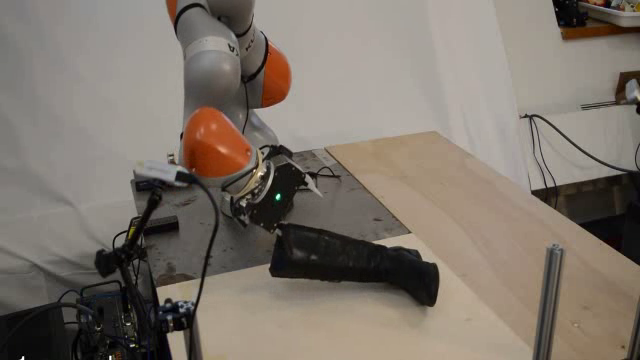
#> input picture frame 7 of data/visuo_test.mp4, 640 x 360 px
$ python main.py
#> lines starting #> are read from the running program, lines starting #| are printed output that depends on the picture; after the words box and inside, x2 and y2 are one past the last pixel; in counts of white or black regions, pixels touching at a corner belong together
### utils.py
import cv2
import numpy as np
import math


def argmax2d(tensor):
    Y, X = list(tensor.shape)
    # flatten the Tensor along the height and width axes
    flat_tensor = tensor.reshape(-1)
    # argmax of the flat tensor
    argmax = np.argmax(flat_tensor)

    # convert the indices into 2d coordinates
    argmax_y = argmax // X  # row
    argmax_x = argmax % X  # col

    return argmax_y, argmax_x


def normalize(im):
    im = im - np.min(im)
    im = im / np.max(im)
    return im


def normalize_feat(feat):
    norm = np.linalg.norm(feat)
    feat = feat/(norm + 1e-4)
    return feat


def meshgrid2d(Y, X):
    grid_y = np.linspace(0.0, Y - 1, Y)
    grid_y = np.reshape(grid_y, [Y, 1])
    grid_y = np.tile(grid_y, [1, X])

    grid_x = np.linspace(0.0, X - 1, X)
    grid_x = np.reshape(grid_x, [1, X])
    grid_x = np.tile(grid_x, [Y, 1])

    # outputs are Y x X
    return grid_y, grid_x


def to_polar(pt1, pt2):
    # return r & phi between two points
    arr = (pt2[0] - pt1[0], pt2[1] - pt1[1])
    distance = np.sqrt(arr[0] ** 2 + arr[1] ** 2)
    try:
        angle = math.atan(arr[1] / arr[0])
    except ZeroDivisionError:
        angle = np.pi/2
    return distance, angle


def write_result(frame_lst, output_path, colored):

    frame_shape = frame_lst[0].shape
    video_size = (frame_shape[1], frame_shape[0])
    fourcc = cv2.VideoWriter_fourcc(*'mp4v')
    video = cv2.VideoWriter(output_path, fourcc, 30, video_size, colored)

    for frame in frame_lst:
        video.write(frame)

    video.release()


def generate_heatmap(frame, gauss_map):
    # generate vote space

    max_y, max_x = argmax2d(gauss_map)

    target_mask = np.zeros_like(frame)
    target_mask[int(max_y), int(max_x)] = 255
    target_mask = cv2.dilate(target_mask, None)

    H, W, C = np.array(frame).shape
    heatmap = (normalize(gauss_map) * 255).astype(np.uint8).reshape(H, W, 1)
    heatmap = np.repeat(heatmap, 3, 2)

    heat_vis = ((heatmap.astype(np.float32) + frame.astype(np.float32)) / 2.0).astype(np.uint8)

    heat_vis[target_mask > 0] = 255

    return heat_vis

### main.py

from utils import *
import argparse

# super params
theta_match = 0.9  # for dim=128 features
target_match = 0.95
sigma_0 = 10
motion_thresh = 2
smoothing_alpha = 0.7


# init argparse
parser = argparse.ArgumentParser()
parser.add_argument('--video_path', type=str, help='The video need to be tracked',
                    default="data/visuo_test.mp4")
parser.add_argument('--object_location', type=tuple, help='object location in (x, y) form',
                    default=(288, 208))
parser.add_argument('--output_path', type=str, help='result video output path',
                    default='test.mp4')
args = parser.parse_args()


# init detector & feature computer
feature_params = dict(maxCorners=200, qualityLevel=0.01, minDistance=3.0,
                      blockSize=3, useHarrisDetector=True, k=0.04)  # param for corner detector
ptrGFTT = cv2.GFTTDetector_create(**feature_params)
sift = cv2.xfeatures2d.SIFT_create()


# read first frame
cap = cv2.VideoCapture(args.video_path)
ret, first_frame = cap.read()
#> first_frame is the input picture: shape (360, 640, 3); mean B, G, R 107.8, 117.3, 126.5
prev_gray = cv2.cvtColor(first_frame, cv2.COLOR_BGR2GRAY)
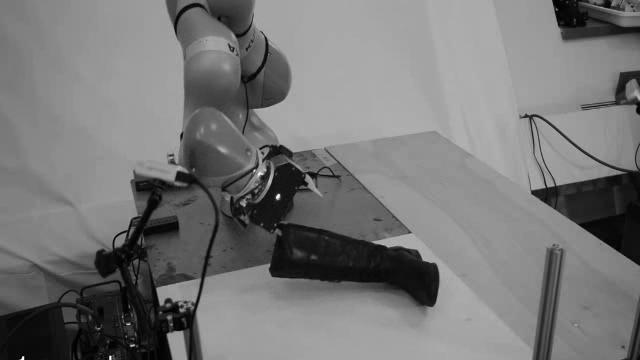
#> prev_gray: shape (360, 640); min 0, max 255, mean 119

H, W, C = first_frame.shape
#> H = 360; W = 640; C = 3
grid_y, grid_x = meshgrid2d(H, W)
grid_xy = np.stack([grid_x, grid_y], axis=2)  # H x W x 2

dst = cv2.cornerHarris(prev_gray, 2, 3, 0.02)
kp_mask = np.zeros_like(prev_gray)
kp_mask[dst > 0.001 * dst.max()] = 1
kp_mask = cv2.dilate(kp_mask, None)

kp, des = sift.detectAndCompute(prev_gray, mask=kp_mask.astype(np.uint8))
#> kp = 122 keypoints; strongest (x, y, size): (278, 197, 3.3), (132, 345, 2.4), (260, 173, 3.5), (244, 205, 2.1)


# init object to track using RGB frames
obj_center = args.object_location
result_lst = []


# init database
db_size = len(kp)
#> db_size = 122

des_db = [normalize_feat(des[i]) for i in range(db_size)]
#> in normalize_feat, `norm = np.linalg.norm(feat)`: norm = 512.2
#> in normalize_feat, `feat = feat/(norm + 1e-4)`: feat = 128 values, max 0.271 at index 54, min 0 at index 2, mean 0.0499
#> des_db = 122 items
r_db = [to_polar(kp[i].pt, obj_center)[0] for i in range(db_size)]
#> r_db = 122 values, max 398.8 at index 119, min 14.93 at index 90, mean 149.8
cov_db = [sigma_0 * np.eye(2) for i in range(db_size)]
phi_db = [to_polar(kp[i].pt, obj_center)[1] for i in range(db_size)]
#> phi_db = 122 values, max 1.46 at index 89, min -1.45 at index 91, mean -0.126
pt_db = [kp[i].pt for i in range(db_size)]
#> pt_db = 122 pairs, first value 74.64 to 635.8, second value 3.92 to 345.4


# select the target
target = np.array(obj_center).reshape(1, 2)  # [[189, 206]]
all_pt = np.stack([np.array(pt) for pt in pt_db])  # (186, 2)
#> all_pt has the same summary as pt_db

dists = np.linalg.norm(all_pt - target, axis=1)
#> dists has the same summary as r_db
target_ind = np.argmin(dists)
#> target_ind = 90
target_pt = pt_db[target_ind]
#> target_pt = (282.4, 221.8)
target_prev_pt = target_pt
#> target_prev_pt = (282.4, 221.8)
target_feat = des_db[target_ind]
#> target_feat = 128 values, max 0.281 at index 40, min 0 at index 16, mean 0.0474

print("target_index", target_ind)
#| target_index 90


# while run
while cap.isOpened():

    ret, frame = cap.read()
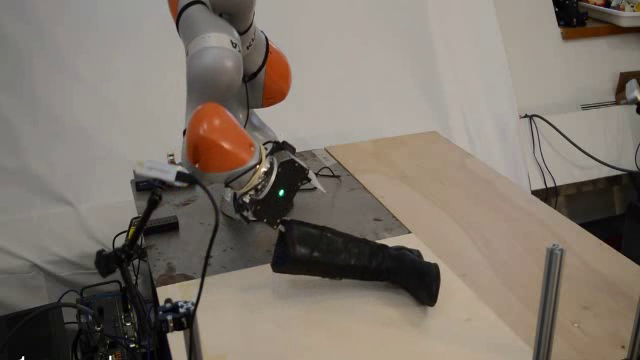
#> input picture frame 8 of data/visuo_test.mp4, 640 x 360 px
#> frame is the input picture: shape (360, 640, 3); mean B, G, R 108.1, 117.5, 126.7
    if not ret:
        break

    frame_gray = cv2.cvtColor(frame, cv2.COLOR_BGR2GRAY)
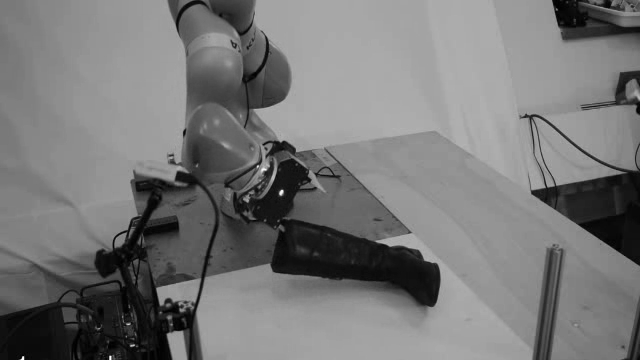
#> frame_gray: shape (360, 640); min 0, max 255, mean 119.2

    dst = cv2.cornerHarris(frame_gray, 2, 3, 0.02)
    kp_mask = np.zeros_like(frame_gray)
    kp_mask[dst > 0.001 * dst.max()] = 1
    kp_mask = cv2.dilate(kp_mask, None)

    kp, des = sift.detectAndCompute(frame_gray, mask=kp_mask.astype(np.uint8))
#> kp = 125 keypoints; strongest (x, y, size): (281, 192, 3.4), (132, 345, 2.4), (264, 169, 3.4), (247, 199, 4)

    des = np.array([normalize_feat(feat) for feat in des])  # （175，128）
    kp_num = len(kp)  # m
#> kp_num = 125

    # find target point first
    corr_target = np.matmul(des, target_feat.T).reshape(-1, 1)  # (kp_num, 1)
#> corr_target = 125 values, max 0.981 at index 89, min 0.177 at index 15, mean 0.431
    max_corr = np.max(corr_target)
#> max_corr = 0.981

    if max_corr > target_match:
        # find the target
        target_ind = np.argmax(corr_target)
#> target_ind = 89
        target_prev_pt = target_pt  # for motion evaluation
        target_pt = kp[target_ind].pt
#> target_pt = (285.3, 217.8)
        target_feat = des[target_ind]
#> target_feat = 128 values, max 0.285 at index 40, min 0 at index 17, mean 0.0452

    else:
        target_ind = -1

    # find each key point's match in database
    corr = np.matmul(des_db, des.T)  # (198, m) m is the size of kps in next frame
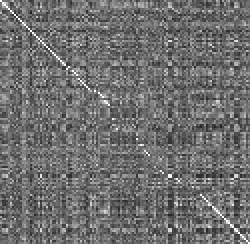
#> corr: shape (122, 125) float32 (shown 2 times larger); min 0.0935, max 1, mean 0.437
    corr_reduce = corr.max(axis=0)  # (m ,0)
#> corr_reduce = 125 values, max 1 at index 23, min 0.589 at index 92, mean 0.921

    idx_match = corr.argmax(axis=0)
#> idx_match = 125 values, max 121 at index 124, min 0 at index 0, mean 60.01
    match_eval = corr_reduce > theta_match
    idx_match = [idx_match[i] if match_eval[i] else -1 for i in range(kp_num)]  # -1 no feature matched
#> idx_match = 125 values, max 121 at index 124, min -1 at index 35, mean 38.55

    if target_ind != -1:
        #  learn the model
        print("model learning")

        motion = np.linalg.norm(np.array(target_prev_pt) - np.array(target_pt))
#> motion = 4.98

        if motion > motion_thresh:
            for i in range(kp_num):

                if idx_match[i] != -1:
                    origin_idx = idx_match[i]
                    pt = kp[i].pt

                    motion_kp = np.linalg.norm(np.array(pt_db[origin_idx]) - np.array(pt))

                    distance, phi = to_polar(pt, target_pt)

                    r_db[origin_idx] = vote_r \
                        = smoothing_alpha * r_db[origin_idx] + (1-smoothing_alpha) * distance
                    phi_db[origin_idx] = vote_phi \
                        = smoothing_alpha * phi_db[origin_idx] + (1-smoothing_alpha) * phi

                    x_estimate = np.array([pt[0] + vote_r * math.cos(vote_phi), pt[1] + vote_r * math.sin(vote_phi)])
                    diff = np.expand_dims(x_estimate - np.array(target_pt), axis=1)
                    sigma = np.dot(diff, diff.T)

                    cov_db[origin_idx] = smoothing_alpha * cov_db[origin_idx] + (1-smoothing_alpha) * sigma
                    pt_db[origin_idx] = pt

                else:

                    pt = kp[i].pt
                    distance, phi = to_polar(pt, target_pt)

                    des_db.append(des[i])
                    r_db.append(distance)
                    phi_db.append(phi)
                    cov_db.append(sigma_0 * np.eye(2))
                    pt_db.append(pt)
#> this loop made 125 passes
#> (origin_idx, pt, motion_kp, distance, phi, vote_r) on passes 1 to 9: (0, (74.64, 319.6), 0, 234, -0.45, 238.7), (1, (82.04, 320), 0, 227.5, -0.466, 232.3), (2, (82.61, 319.6), 0, 226.8, -0.466, 231.7), (3, (89.91, 317.1), 0, 219.2, -0.47, 224.1), (4, (99.65, 331.1), 0, 217.5, -0.548, 222.7), (5, (102.9, 250.2), 0, 185.3, -0.176, 188.5), (6, (115.6, 245.9), 0, 172, -0.164, 175.2), (7, (115.6, 245.9), 0, 172, -0.164, 175.2), (8, (123, 284.8), 0.00144, 175.6, -0.392, 180.1)
#> (origin_idx, pt, motion_kp, distance) on pass 48: (45, (185.4, 302), 0, 130.7)

        x, y = target_pt
        cv2.rectangle(frame, (int(x-5), int(y-5)), (int(x+5), int(y+5)), (0, 255, 255), 2)
#> frame: shape (360, 640, 3); 0.05% of pixels changed, all inside (x1, y1, x2, y2) = (279, 211, 292, 224)
        result_lst.append(frame)

    else:
        #  apply the model
        print("model applying")
        gauss_map = np.zeros((H, W))   # (360, 640)

        for i in range(kp_num):
            origin_idx = idx_match[i]
            if origin_idx != -1:
                # use matched feature to estimate objects

                pt = kp[i].pt
                distance = r_db[origin_idx]
                phi = phi_db[origin_idx]
                cov = cov_db[origin_idx]

                mu_vote = np.array([pt[0] + distance * np.cos(phi),
                                    pt[1] + distance * np.sin(phi)])

                diff = grid_xy.reshape(-1, 1, 2) - mu_vote.reshape(1, 1, 2)  # H*W x 1 x 2
                diff_cov = np.matmul(diff, np.linalg.inv(cov).reshape(1, 2, 2))  # H*W x 1 x 2
                data_term = np.matmul(diff_cov, diff.reshape(H * W, 2, 1))
                data_term = data_term.reshape(-1)

                prob = 1 / np.sqrt(2 * np.pi * np.sum(np.abs(cov))) * np.exp(-0.5 * data_term)

                max_prob = np.max(prob)

                if max_prob > 0.05:
                    # draw instruct line
                    gauss_map += prob.reshape(H, W)

                    center_x = int(distance * math.cos(phi) + kp[i].pt[0])
                    center_y = int(distance * math.sin(phi) + kp[i].pt[1])

                    start_point = (int(kp[i].pt[0]), int(kp[i].pt[1]))
                    end_point = (center_x, center_y)

                    cv2.line(frame, start_point, end_point, (0, 0, 255))
                    cv2.rectangle(frame, start_point, (start_point[0] + 3, start_point[1] + 3), (0, 0, 255))
                    cv2.rectangle(frame, end_point, (end_point[0] + 3, end_point[1] + 3), (255, 0, 0))

        frame_heatmap = generate_heatmap(frame, gauss_map)  # frame is already plotted with lines
        result_lst.append(frame_heatmap)

    write_result(result_lst, args.output_path, True)  # wrong indent for test
#> the loop in write_result, `for frame in frame_lst:` made 1 pass
